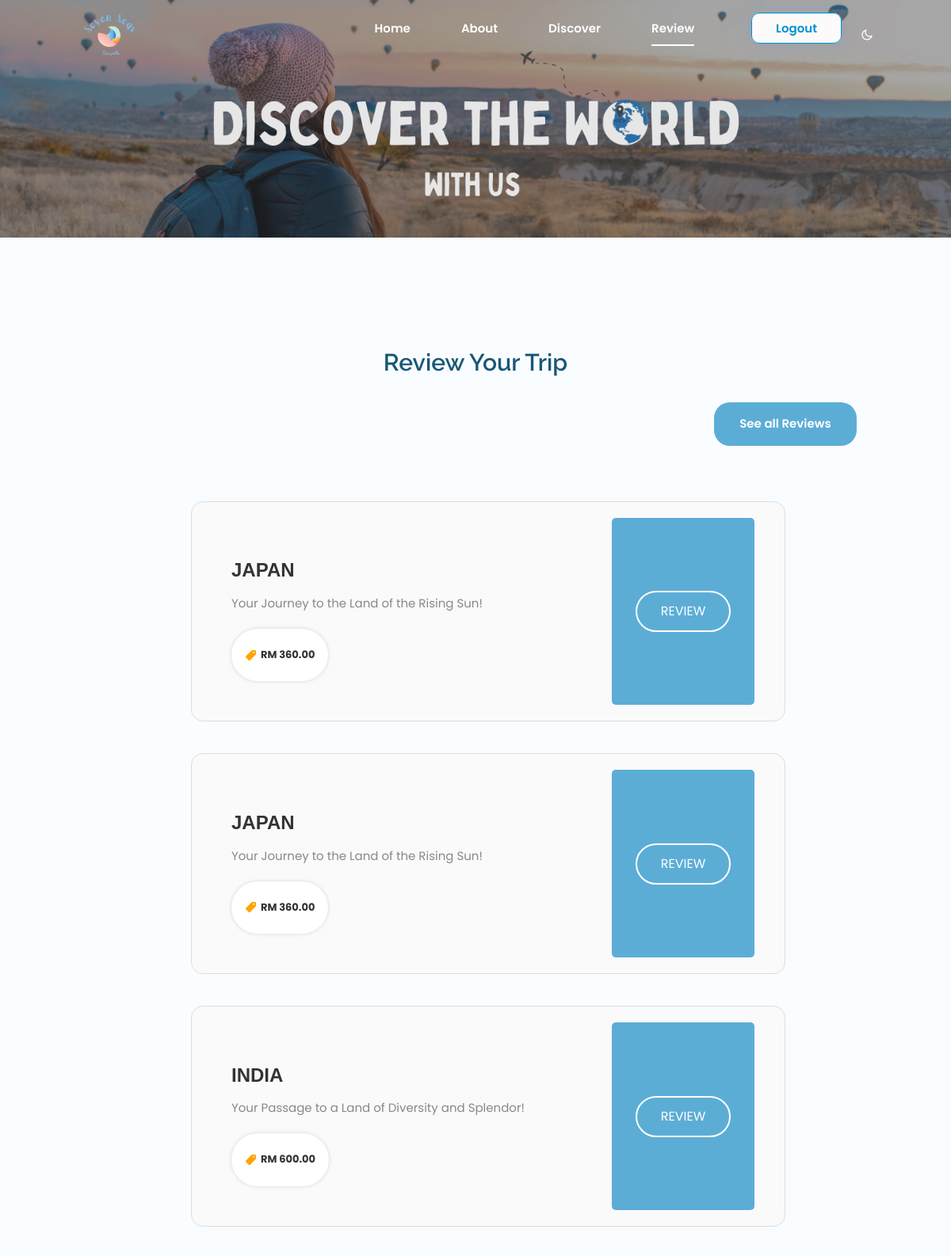
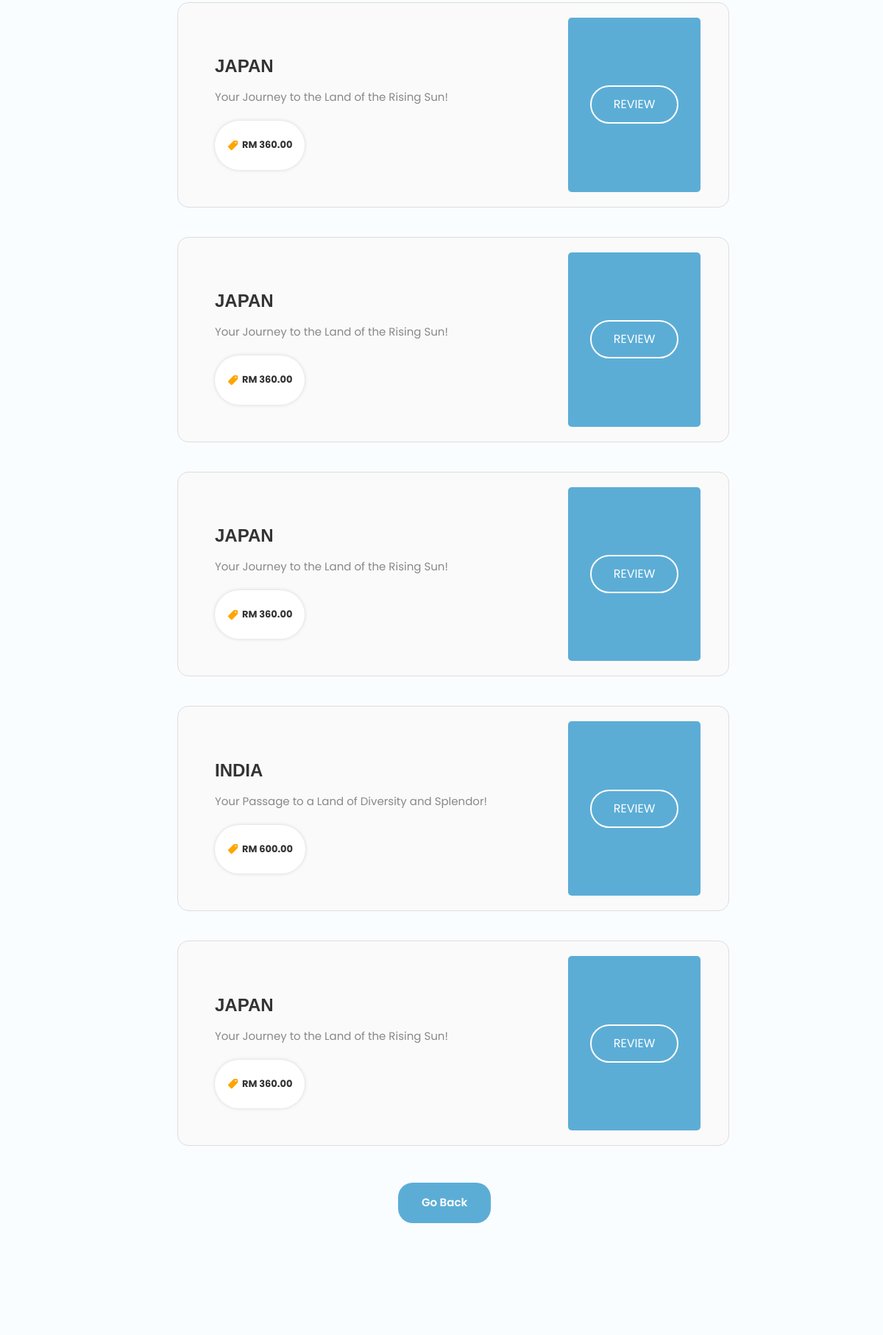
/review.php (signed in, upper part), run on the app's committed database (2 pictures, top to bottom).
### tables this page shows
CREATE TABLE `purchases` (
  `orderID` char(11) NOT NULL,
  `userID` varchar(100) NOT NULL,
  `username` varchar(50) NOT NULL,
  `firstName` varchar(50) NOT NULL,
  `lastName` varchar(50) NOT NULL,
  `phoneNo` int(11) NOT NULL,
  `idNo` varchar(50) NOT NULL,
  `guests` int(10) NOT NULL,
  `tour_type` char(10) NOT NULL,
  `tour_location` varchar(50) NOT NULL,
  `product_name` varchar(100) NOT NULL,
  `product_price` decimal(10,2) NOT NULL,
  `total_amount` decimal(10,2) NOT NULL,
  `review` varchar(500) DEFAULT NULL,
  `star_rating` int(11) DEFAULT NULL
);

### review.php (the view, shortened to what this page needs)
<?php
$con_bookings = mysqli_connect("localhost", "root", "", "bookings");
$user_order = $_SESSION['user']['username'];
?>
<!DOCTYPE html>
    <head>
        <link href="https://cdn.jsdelivr.net/npm/remixicon@2.5.0/fonts/remixicon.css" rel="stylesheet">
        <link rel="stylesheet" href="css/swiper-bundle.min.css">
        <link rel="stylesheet" href="https://s3-us-west-2.amazonaws.com/s.cdpn.io/148866/reset.css">
        <link rel="stylesheet" href="https://cdnjs.cloudflare.com/ajax/libs/meyer-reset/2.0/reset.min.css">
        <link href='https://unpkg.com/boxicons@2.1.1/css/boxicons.min.css' rel='stylesheet'>
        <link href="https://cdn.jsdelivr.net/npm/bootstrap@5.0.2/dist/css/bootstrap.min.css" rel="stylesheet">
        <link rel="stylesheet" href="https://stackpath.bootstrapcdn.com/bootstrap/4.3.1/css/bootstrap.min.css">
        <link rel="stylesheet" href="css/styles.css">
        <link rel="stylesheet" href="css/tour.css">
        <link rel="stylesheet" href="css/review.css">
    </head>
    <body>
    <header class="header" id="header">
            <nav class="nav container">
                <a href="#" class="nav__logo" >
                    <img src="img/Travel Website.png" >
                </a>
                <div class="nav__menu" id="nav-menu">
                    <ul class="nav__list">
                        <li class="nav__item">
                            <a href="index.php" class="nav__link ">Home</a>
                        </li>
                        <li class="nav__item">
                            <a href="index.php#about" class="nav__link">About</a>
                        </li>
                        <li class="nav__item">
                            <a href="tours.php" class="nav__link">Discover</a>
                        </li>
                        <?php
                        if (isset($_SESSION['user']) && $_SESSION['user']['user_type'] == 'user' ) {
                            echo '<li class="nav__item">
                                    <a href="review.php" class="nav__link active-link">Review</a>
                                  </li>';
                            echo '<li class="login__item">
                                    <a href="asia_tours.php?logout=1" class="cd-signin">Logout</a>
                                  </li>';
                        } else {
                            echo '<li class="login__item">
                                    <a class="cd-signin" href="#0">Login </a>
                                  </li>';
                        }
                        ?>
                    </ul>
                    <div class="nav__dark">
                        <i class="ri-moon-line change-theme" id="theme-button"></i>
                    </div>
                </div>
            </nav>
        </header>
            <main class="main">
            <section class="home" id="home">
                <div class = hero-banner >
                    <img src="img/hero-banner@2x.png" >
                </div>
           <div class="hero__container container grid"></div>
           </section>
           <div class="container">
            <h1 class="section__title" style="font-size: 30px;">Review Your Trip</h1>
            <a href="filterRatings.php" style="margin-left:80%;">
                <button class="button">See all Reviews</button>
            </a>
           <section class="package" id="package">
            <div class="container">
              <ul class="package-list" >
              <?php
                            $query = "SELECT * FROM `purchases` WHERE `username` = '$user_order' AND `review` IS NULL ";
                            $result = mysqli_query($con_bookings, $query);
                            if (mysqli_num_rows($result) > 0) {
                                while ($purchases = mysqli_fetch_assoc($result)) {
                            ?>
    <li>
    <center>
    <div class="package-card" style="border: 1px solid #ddd; padding: 10px;margin: 10px;width:750px">
        <div class="card-content" style="text-align: left;" >
            <br>
            <h3 class="h3 card-title" style="color: #333; font-size: 1.5rem;width:440px">
                <?php echo $purchases['tour_location']; ?>
            </h3>
            <p class="card-text" style="color: #888;">
                <?php echo $purchases['product_name']; ?>
            </p>
            <ul class="card-meta-list">
                <li class="card-meta-item">
                    <div class="meta-box">
                        <ion-icon name="pricetag" style="color: #FFA500;"></ion-icon>
                        <p class="text" style="color: #333; font-weight: bold;">
                           RM  <?php echo $purchases['product_price']; ?>
                        </p>
                    </div>
                </li>
            </ul>
        </div>
        <div class="card-price" style="text-align: center; margin-top: 10px;margin-bottom: 10px; width:180px; border-radius:5px;">
            <a class="btn btn-secondary" name="book_tour" data-toggle="modal" data-target="#reviewModal_<?php echo $purchases['orderID']; ?>">Review</a>
        </div>
    </div>
   </center>
</li>
                        <?php
                        }
                    } else {
                        echo "No Tours available.";
                    }
                    ?>
                </ul>
             <a href="tours.php">
             <button class="button" style="margin-left: 44%;">Go Back</button>
            </a>
            </div>
        </section>
    </main>
     <?php include('footer.php');?>
    </body>
</html>

### css/tour.css (style rules this page uses)
:root { --first-color: hsl(var(--hue-color), 60%, 60%); --first-color-second: hsl(var(--hue-color), 60%, 50%); --first-color-alt: hsl(var(--hue-color), 60%, 30%); --title-color: hsl(var(--hue-color), 65%, 28%); --text-color: hsl(var(--hue-color), 20%, 20%); --text-color-light: hsl(var(--hue-color), 8%, 60%); --input-color: hsl(var(--hue-color), 24%, 97%); --united-nations-blue: hsl(214, 56%, 58%); --bright-navy-blue: hsl(214, 57%, 51%); --spanish-gray: hsl(0, 0%, 60%); --black-coral: hsl(225, 8%, 42%); --oxford-blue: hsl(208, 97%, 12%); --yale-blue: hsl(214, 72%, 33%); --blue-ncs: hsl(197, 100%, 36%); --cultured: hsl(0, 0%, 98%); --white: hsl(0, 0%, 100%); --black: hsl(0, 0%, 0%); --body-font: 'Open Sans', sans-serif; --title-font: 'Raleway', sans-serif; --biggest-font-size: 2.5rem; --h1-font-size: 1.5rem; --h2-font-size: 1.25rem; --h3-font-size: 1rem; --normal-font-size: .938rem; --small-font-size: .813rem; --smaller-font-size: .75rem; --ff-poppins: "Poppins", sans-serif; --ff-montserrat: "Montserrat", sans-serif; --fs-1: calc(20px + 3.5vw); --fs-2: calc(18px + 1.6vw); --fs-3: calc(16px + 0.45vw); --fs-4: 15px; --fs-5: 14px; --fs-6: 13px; --fs-7: 12px; --fs-8: 11px; --fw-500: 500; --fw-600: 600; --fw-700: 700; --fw-800: 800; --transition: 0.25s ease-in-out; --section-padding: 60px; --radius-15: 15px; --radius-25: 25px; --mb-0-25: .25rem; --mb-0-5: .5rem; --mb-0-75: .75rem; --mb-1: 1rem; --mb-1-25: 1.25rem; --mb-1-5: 1.5rem; --mb-2: 2rem; --mb-2-5: 2.5rem; }
.btn { color: var(--white); text-transform: uppercase; font-size: var(--fs-5); border-radius: 100px; padding: var(--padding, 8px 18px); padding-bottom: 20px; border: var(--border-width, 2px) solid transparent; transition: var(--transition); }
.btn-secondary { border-color: var(--white); }
.h1, .h2, .h3 { font-weight: var(--fw-800); font-family: var(--ff-montserrat); text-transform: uppercase; }
.h2, .h3 { color: var(--gunmetal); }
.h3 { font-size: var(--fs-3); font-weight: var(--fw-700); }
.card-text { color: var(--black-coral); font-size: var(--fs-5); }
input, label, button, ion-icon { display: block; }
input, button { background: none; border: none; font: inherit; }
button { cursor: pointer; }
ion-icon { pointer-events: none; }
.container { padding-inline: 10px; }
.btn { color: var(--white-color); text-transform: uppercase; font-size: var(--fs-5); border-radius: 100px; padding: var(--padding, 8px 18px); border: var(--border-width, 2px) solid transparent; transition: var(--transition); }
.btn-secondary { border-color: var(--white-color); }
.package { padding-block: var(--section-padding); }
.package-list { margin-bottom: 40px; }
.package-list > li:not(:last-child) { margin-bottom: 30px; }
.package-card { background: var(--cultured); overflow: hidden; border-radius: 15px; }
.package-card .card-content { padding: 30px 20px; }
.package-card .card-title { margin-bottom: 15px; }
.package-card .card-text { line-height: 1.6; margin-bottom: 20px; }
.card-meta-list { background: var(--white); max-width: max-content; display: flex; flex-wrap: wrap; justify-content: center; align-items: center; padding: 8px; box-shadow: 0 0 5px hsla(0, 0%, 0%, 0.15); border-radius: 50px; }
.card-meta-item { position: relative; }
.meta-box { display: flex; align-items: center; gap: 5px; padding-inline: 9px; color: var(--black-coral); font-size: var(--fs-8); }
.meta-box > ion-icon { color: var(--bright-navy-blue); font-size: 14px; }
.meta-box .text { align-items: center; justify-content: center; padding-top: 15px; }
.package-card .card-price { background: var(--first-color); color: var(--white); padding: 25px 20px; text-align: center; }
@media (min-width: 580px) { .btn { --fs-5: 16px; --padding: 12px 30px; } }
@media (min-width: 580px) { .card-text { --fs-5: 15px; } }
@media (min-width: 768px) { :root { --fs-5: 15px; } }
@media (min-width: 768px) { .package-list { margin-bottom: 50px; } }
@media (min-width: 768px) { .package-list > li:not(:last-child) { margin-bottom: 40px; } }
@media (min-width: 768px) { .package-card { display: grid; grid-template-columns: 1.3fr 1.5fr 1fr; } }
@media (min-width: 768px) { .package-card .card-content { padding: 40px; } }
@media (min-width: 768px) { .package-card .card-price { display: grid; place-content: center; } }
@media (min-width: 992px) { .meta-box { --fs-8: 13px; } }
@media (min-width: 992px) { .meta-box > ion-icon { font-size: 15px; } }

### data on the page
purchases: tour_location "JAPAN", product_name "Your Journey to the Land of the Rising Sun!", product_price "360.00"
purchases: tour_location "JAPAN", product_name "Your Journey to the Land of the Rising Sun!", product_price "360.00"
purchases: tour_location "INDIA", product_name "Your Passage to a Land of Diversity and Splendor!", product_price "600.00"
purchases: tour_location "JAPAN", product_name "Your Journey to the Land of the Rising Sun!", product_price "360.00"
purchases: tour_location "JAPAN", product_name "Your Journey to the Land of the Rising Sun!", product_price "360.00"
purchases: tour_location "JAPAN", product_name "Your Journey to the Land of the Rising Sun!", product_price "360.00"
purchases: tour_location "INDIA", product_name "Your Passage to a Land of Diversity and Splendor!", product_price "600.00"
purchases: tour_location "JAPAN", product_name "Your Journey to the Land of the Rising Sun!", product_price "360.00"
